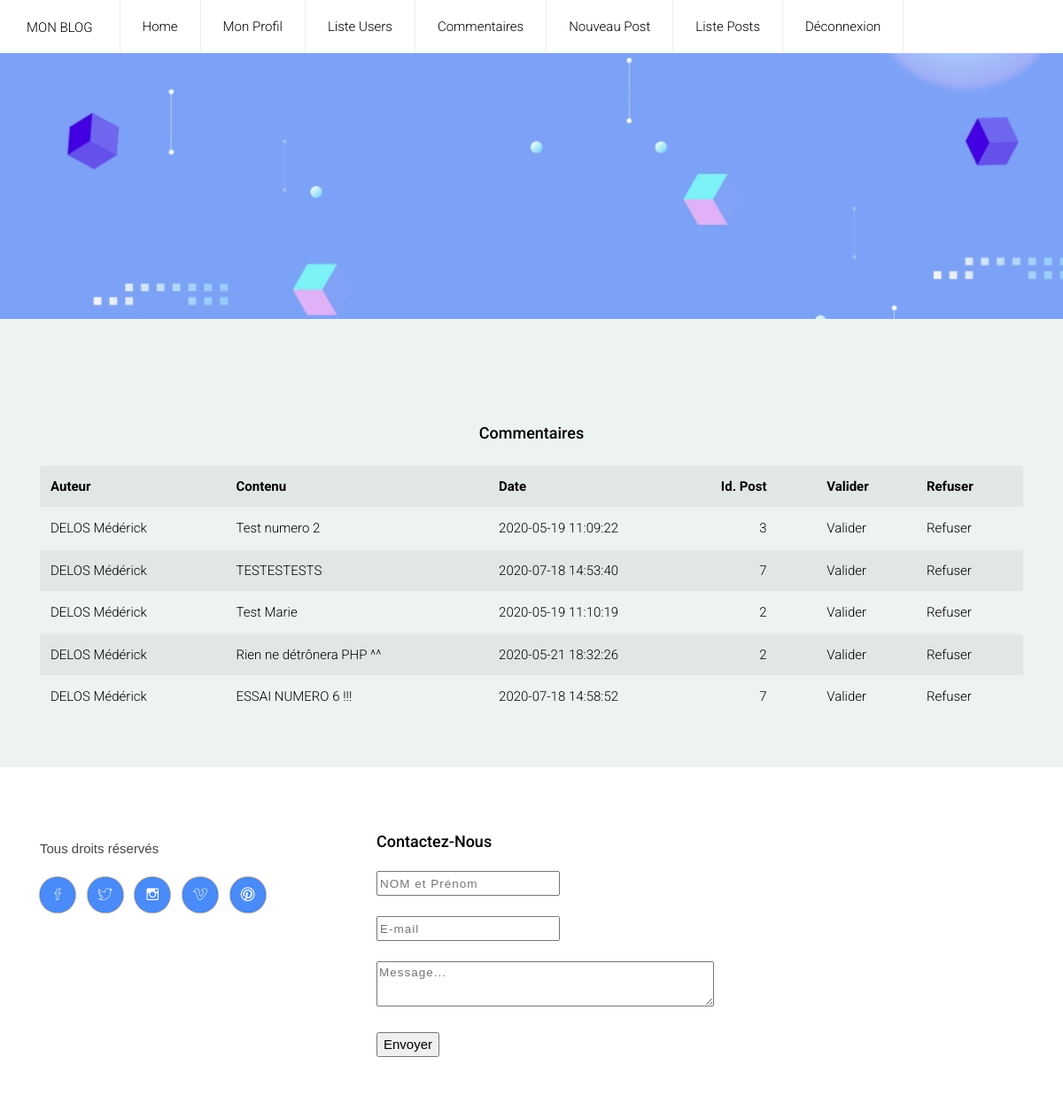
The app's page /commentaire (signed in) with its own data.
### tables this page shows
CREATE TABLE IF NOT EXISTS `commentaires` (
  `id` int(50) NOT NULL AUTO_INCREMENT,
  `post_id` int(50) NOT NULL,
  `user_id` int(50) NOT NULL,
  `auteur` varchar(50) NOT NULL,
  `contenu` varchar(1200) NOT NULL,
  `date` datetime NOT NULL,
  `statut` varchar(50) NOT NULL,
  PRIMARY KEY (`id`)
);

### index.php (called while the page is built, shortened)
<?php
$router = new Router();
$router->routeReq();
 ?>

### models/Model.php (called while the page is built, shortened)
<?php
abstract class Model
{
    private static $_bdd;
    private static function setBdd(){
        self::$_bdd = new PDO('mysql:host=localhost;port=3308;dbname=blog_mvc;charset=utf8', 'root', '');
        self::$_bdd->setAttribute(PDO::ATTR_ERRMODE, PDO::ERRMODE_WARNING);
    }
    protected function getBdd(){
        if (self::$_bdd == null) {
            return self::$_bdd;
        }
    }
        protected function getAllCommToValidate()
    {
        $var = [];
        $req = self::$_bdd->prepare("SELECT * FROM commentaires WHERE statut='En Attente'");
        $req->execute();
        while ($data = $req->fetch(PDO::FETCH_ASSOC)) {
            $var[] = new Commentaire($data);
        }
        return $var;
    }
}
?>

### models/CommentaireManager.php (called while the page is built, shortened)
<?php
class CommentaireManager extends Model
{
    public function getAllCommToValid(){
      return $this->getAllCommToValidate();
    }
}
 ?>

### models/Commentaire.php (called while the page is built, shortened)
<?php
class Commentaire
{
  private $_id;
  private $_auteur;
  private $_contenu;
  private $_date;
  private $_post_id;
  public function hydrate(array $data){
    foreach ($data as $key => $value) {
      $method = 'set'.ucfirst($key);
    }
  }
  public function setId($id)
  {
    $id = (int) $id;
    if ($id > 0) {
      $this->_id = $id;
    }
  }
  public function setAuteur($auteur)
  {
    if (is_string($auteur)) {
      $this->_auteur = $auteur;
    }
  }
   public function setContenu($contenu)
  {
    if (is_string($contenu)) {
      $this->_contenu = $contenu;
    }
  }
  public function setDate($date)
  {
      $this->_date = $date;
  }
         public function setPost_id($post_id)
  {
      $this->_post_id = $post_id;
  }
  public function id()
  {
    return $this->_id;
  }
  public function auteur()
  {
    return $this->_auteur;
  }
  public function contenu()
  {
    return $this->_contenu;
  }
  public function date()
  {
    return $this->_date;
  }
      public function post_id()
  {
    return $this->_post_id;
  }
}
 ?>

### views/viewCommentaire.php (the view)
<div class="slider">
    <div class="display-table  center-text">
        <h1 class="title display-table-cell"><b></b></h1>
    </div>
</div><br><br>
	<section class="blog-area section">
		<div class="container">
            <center>
              <h4><b>Commentaires</b></h4><br>
                  <table class="table table-striped">
      <tr>
         <th>Auteur</th>
         <th>Contenu</th>
         <th>Date</th>
            <th>Id. Post</th>
            <th>Valider</th>
            <th>Refuser</th>
      </tr>
   <?php
           foreach ($commentaires as $commentaire):
            ?>
        <tr>
            <td><?= $commentaire->auteur(); ?></td>
            <td><?= $commentaire->contenu(); ?></td>
            <td><?= $commentaire->date(); ?></td>
            <td align="center"><a href="post&id=<?= $commentaire->post_id(); ?>"><?= $commentaire->post_id(); ?></a></td>
            <td><a href="commentaire&id=<?= $commentaire->id(); ?>&del=0">Valider</a></td>
            <td><a href="commentaire&id=<?= $commentaire->id(); ?>&del=1">Refuser</a></td>
        </tr>
         <?php
             endforeach;
         ?>
                </table>
                </center>
		</div>
	</section>

### public/layout-1/css/styles.css (style rules this page uses)
html { font-size: 100%; height: 100%; overflow-x: hidden; touch-action: manipulation; }
body { font-size: 15px; font-family: 'Roboto', sans-serif; width: 100%; height: 100%; margin: 0; font-weight: 300; -webkit-font-smoothing: antialiased; -moz-osx-font-smoothing: grayscale; word-wrap: break-word; background: #EDF3F3; color: #000; }
h1, h2, h3, h4, h5, h6, p, a, ul, span, li, img { margin: 0; padding: 0; font-weight: 300; }
h1,h2,h3,h4,h5,h6 { line-height: 1.5; }
h1 { font-size: 4em; line-height: 1; }
h4 { font-size: 1.2em; }
a, button { display: inline-block; text-decoration: none; color: inherit; transition: all .3s; }
b { font-weight: 500; }
.section { padding: 70px 0 40px; }
.center-text { text-align: center; }
.display-table { display: table; height: 100%; width: 100%; }
.display-table-cell { display: table-cell; vertical-align: middle; }
.slider { height: 300px; width: 100%; background-image: url(../../images/slider-1.jpg); background-size: cover; }
.blog-area { text-align: center; background: #EDF3F3; }
.display-table .display-table-cell.title { padding: 30px; }

### records on screen
commentaires: auteur "DELOS Médérick", contenu "Test numero 2", date "2020-05-19 11:09:22", post "3"
commentaires: auteur "DELOS Médérick", contenu "TESTESTESTS", date "2020-07-18 14:53:40", post "7"
commentaires: auteur "DELOS Médérick", contenu "Test Marie", date "2020-05-19 11:10:19", post "2"
commentaires: auteur "DELOS Médérick", contenu "Rien ne détrônera PHP ^^", date "2020-05-21 18:32:26", post "2"
commentaires: auteur "DELOS Médérick", contenu "ESSAI NUMERO 6 !!!", date "2020-07-18 14:58:52", post "7"
